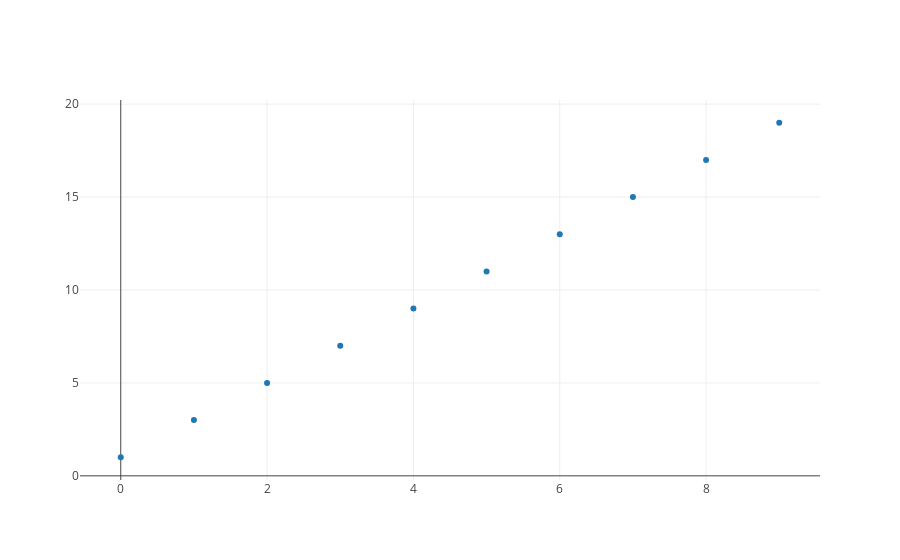

The notebook cell this image was saved under:
### Code cell
# Plot the data and embed in the notebook!
iplot([go.Scatter(x=x, y=y, mode='markers')])

### Figure 1 — Plotly figure (JSON) as saved in the notebook; plotly's stock layout.template omitted (floating-point values rounded to 4 significant figures)
{"data": [{"mode": "markers", "type": "scatter", "x": [0, 1, 2, 3, 4, 5, 6, 7, 8, 9], "y": [1, 3, 5, 7, 9, 11, 13, 15, 17, 19]}], "layout": {}}
